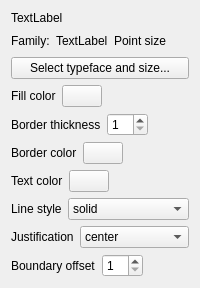
        <widget class="QWidget" name="pgstyle">
         <layout class="QVBoxLayout" name="verticalLayout_9">
          <item>
           <widget class="QLabel" name="lblStyleName">
            <property name="text">
             <string>TextLabel</string>
            </property>
           </widget>
          </item>
          <item>
           <layout class="QHBoxLayout" name="horizontalLayout_4">
            <item>
             <widget class="QLabel" name="label_18">
              <property name="text">
               <string>Family:</string>
              </property>
             </widget>
            </item>
            <item>
             <widget class="QLabel" name="lblStyleTypeface">
              <property name="text">
               <string>TextLabel</string>
              </property>
             </widget>
            </item>
            <item>
             <widget class="QLabel" name="lblStyleSize">
              <property name="text">
               <string>Point size</string>
              </property>
             </widget>
            </item>
            <item>
             <spacer name="horizontalSpacer_4">
              <property name="orientation">
               <enum>Qt::Horizontal</enum>
              </property>
              <property name="sizeHint" stdset="0">
               <size>
                <width>13</width>
                <height>20</height>
               </size>
              </property>
             </spacer>
            </item>
           </layout>
          </item>
          <item>
           <widget class="QPushButton" name="pushButton">
            <property name="text">
             <string>Select typeface and size...</string>
            </property>
           </widget>
          </item>
          <item>
           <layout class="QHBoxLayout" name="horizontalLayout_5">
            <item>
             <widget class="QLabel" name="label_19">
              <property name="text">
               <string>Fill color</string>
              </property>
             </widget>
            </item>
            <item>
             <widget class="QPushButton" name="pbStyleFillcolor">
              <property name="text">
               <string/>
              </property>
             </widget>
            </item>
            <item>
             <spacer name="horizontalSpacer_5">
              <property name="orientation">
               <enum>Qt::Horizontal</enum>
              </property>
              <property name="sizeHint" stdset="0">
               <size>
                <width>13</width>
                <height>20</height>
               </size>
              </property>
             </spacer>
            </item>
           </layout>
          </item>
          <item>
           <layout class="QHBoxLayout" name="horizontalLayout_6">
            <item>
             <widget class="QLabel" name="label_20">
              <property name="text">
               <string>Border thickness</string>
              </property>
             </widget>
            </item>
            <item>
             <widget class="QSpinBox" name="sbStyleBorderthickness">
              <property name="minimum">
               <number>1</number>
              </property>
              <property name="maximum">
               <number>20</number>
              </property>
             </widget>
            </item>
            <item>
             <spacer name="horizontalSpacer_6">
              <property name="orientation">
               <enum>Qt::Horizontal</enum>
              </property>
              <property name="sizeHint" stdset="0">
               <size>
                <width>13</width>
                <height>20</height>
               </size>
              </property>
             </spacer>
            </item>
           </layout>
          </item>
          <item>
           <layout class="QHBoxLayout" name="horizontalLayout_8">
            <item>
             <widget class="QLabel" name="label_22">
              <property name="text">
               <string>Border color</string>
              </property>
             </widget>
            </item>
            <item>
             <widget class="QPushButton" name="pbStyleBordercolor">
              <property name="text">
               <string/>
              </property>
             </widget>
            </item>
            <item>
             <spacer name="horizontalSpacer_8">
              <property name="orientation">
               <enum>Qt::Horizontal</enum>
              </property>
              <property name="sizeHint" stdset="0">
               <size>
                <width>13</width>
                <height>20</height>
               </size>
              </property>
             </spacer>
            </item>
           </layout>
          </item>
          <item>
           <layout class="QHBoxLayout" name="horizontalLayout_9">
            <item>
             <widget class="QLabel" name="label_23">
              <property name="text">
               <string>Text color</string>
              </property>
             </widget>
            </item>
            <item>
             <widget class="QPushButton" name="pbStyleTextcolor">
              <property name="text">
               <string/>
              </property>
             </widget>
            </item>
            <item>
             <spacer name="horizontalSpacer_9">
              <property name="orientation">
               <enum>Qt::Horizontal</enum>
              </property>
              <property name="sizeHint" stdset="0">
               <size>
                <width>13</width>
                <height>20</height>
               </size>
              </property>
             </spacer>
            </item>
           </layout>
          </item>
          <item>
           <layout class="QHBoxLayout" name="horizontalLayout_10" stretch="0,10">
            <item>
             <widget class="QLabel" name="label_24">
              <property name="text">
               <string>Line style</string>
              </property>
             </widget>
            </item>
            <item>
             <widget class="QComboBox" name="cbStyleLinestyle">
              <item>
               <property name="text">
                <string>solid</string>
               </property>
              </item>
              <item>
               <property name="text">
                <string>dash</string>
               </property>
              </item>
              <item>
               <property name="text">
                <string>dot</string>
               </property>
              </item>
              <item>
               <property name="text">
                <string>dashdot</string>
               </property>
              </item>
              <item>
               <property name="text">
                <string>halo</string>
               </property>
              </item>
             </widget>
            </item>
           </layout>
          </item>
          <item>
           <layout class="QHBoxLayout" name="horizontalLayout_11" stretch="0,10">
            <item>
             <widget class="QLabel" name="label_25">
              <property name="text">
               <string>Justification</string>
              </property>
             </widget>
            </item>
            <item>
             <widget class="QComboBox" name="cbStyleJustification">
              <item>
               <property name="text">
                <string>center</string>
               </property>
              </item>
              <item>
               <property name="text">
                <string>left</string>
               </property>
              </item>
              <item>
               <property name="text">
                <string>right</string>
               </property>
              </item>
             </widget>
            </item>
           </layout>
          </item>
          <item>
           <layout class="QHBoxLayout" name="horizontalLayout_12">
            <item>
             <widget class="QLabel" name="label_26">
              <property name="text">
               <string>Boundary offset</string>
              </property>
             </widget>
            </item>
            <item>
             <widget class="QSpinBox" name="sbStyleBoundaryoffset">
              <property name="minimum">
               <number>1</number>
              </property>
              <property name="maximum">
               <number>20</number>
              </property>
             </widget>
            </item>
            <item>
             <spacer name="horizontalSpacer_12">
              <property name="orientation">
               <enum>Qt::Horizontal</enum>
              </property>
              <property name="sizeHint" stdset="0">
               <size>
                <width>13</width>
                <height>20</height>
               </size>
              </property>
             </spacer>
            </item>
           </layout>
          </item>
          <item>
           <spacer name="verticalSpacer_5">
            <property name="orientation">
             <enum>Qt::Vertical</enum>
            </property>
            <property name="sizeHint" stdset="0">
             <size>
              <width>0</width>
              <height>0</height>
             </size>
            </property>
           </spacer>
          </item>
         </layout>
        </widget>
